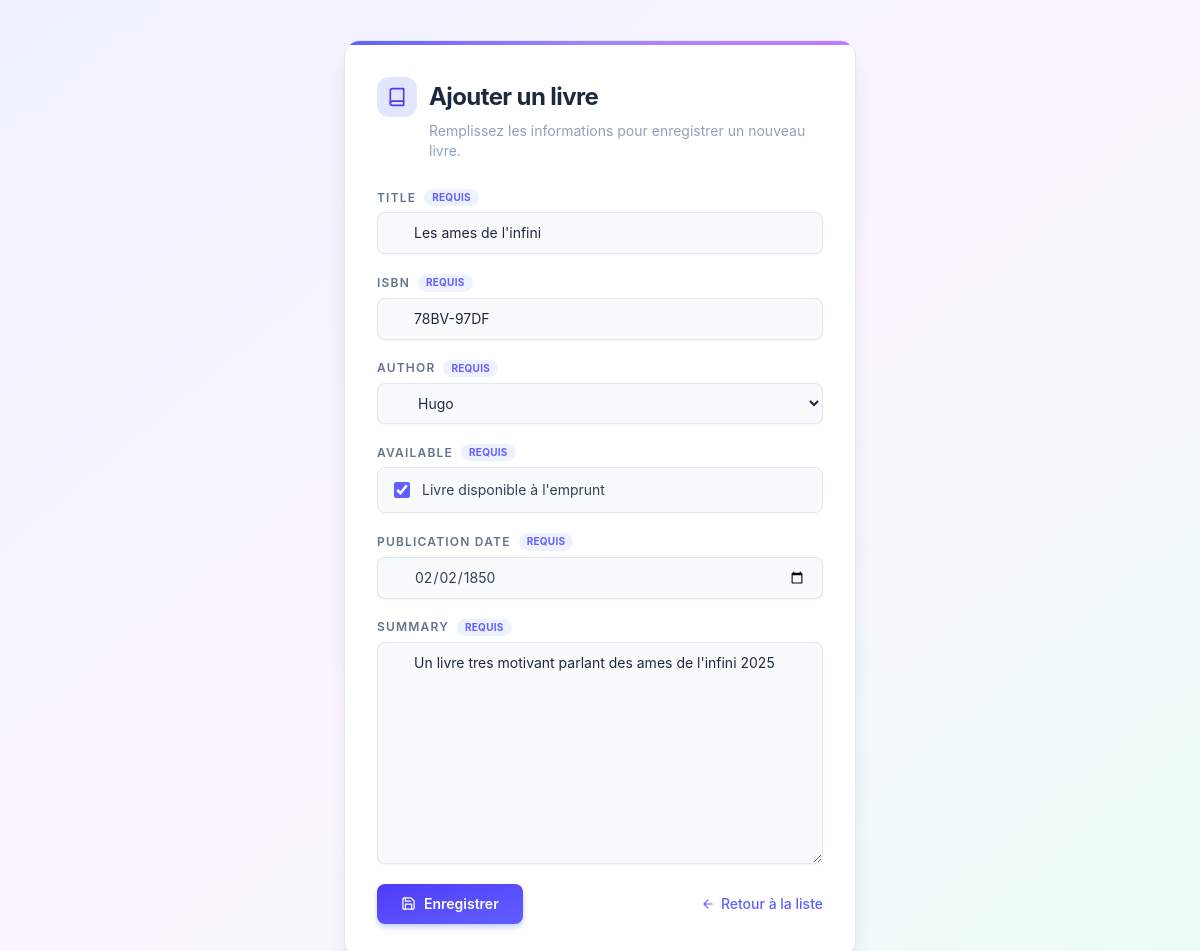
Page /books/update/1/ on the earlier database version.
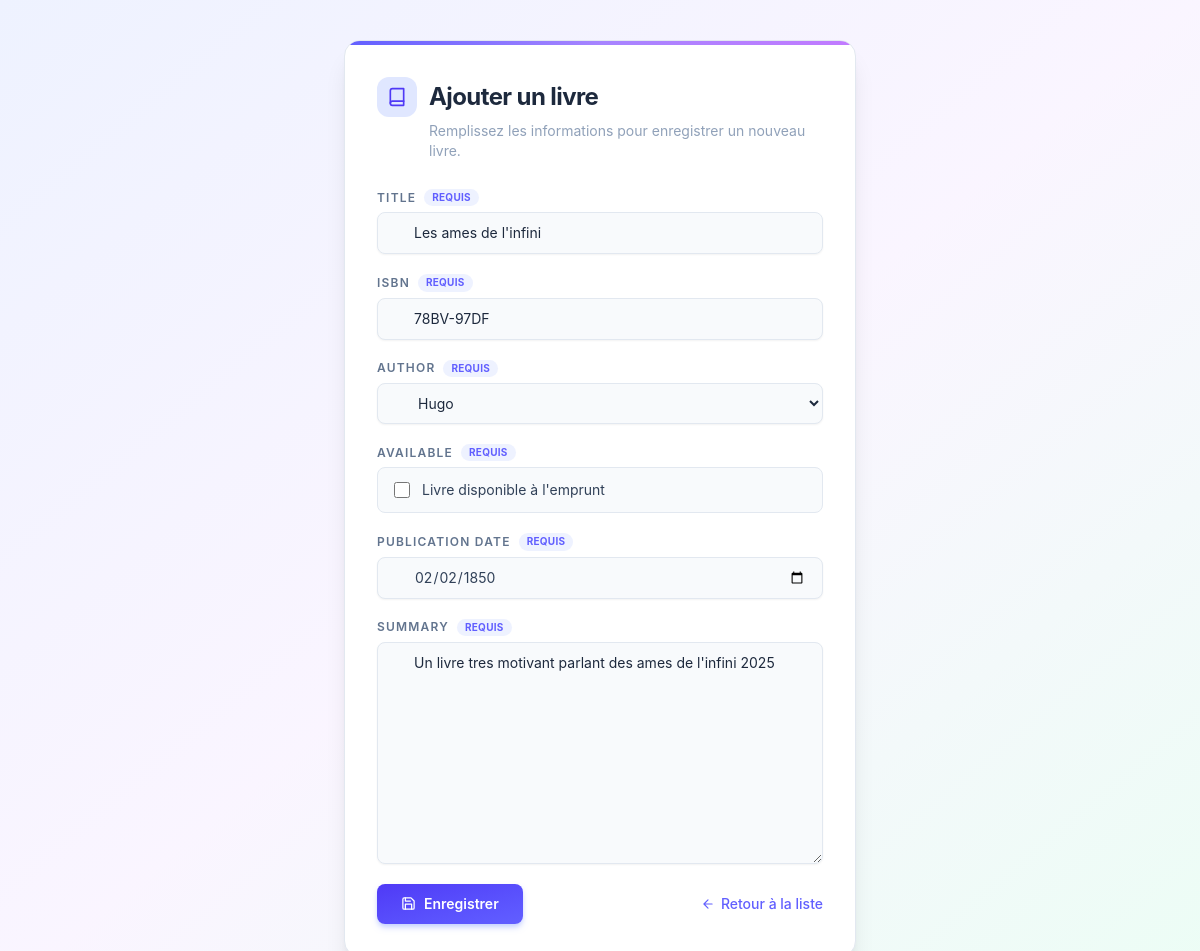
Same page on the later database version.
### core/models.py (models this page shows, shortened)
class Book(models.Model):
    title = models.CharField(max_length=50)
    subtitle = models.CharField(max_length=50)
    isbn = models.CharField(unique=True, max_length=50)
    language = models.CharField(max_length=50)
    genre = models.CharField(max_length=50)
    num_pages = models.PositiveIntegerField()
    publication_date = models.DateField()
    available = models.BooleanField(default=True)
    author = models.ForeignKey("author", on_delete=models.SET_NULL, null=True)
    summary = models.TextField(null=True, blank=True)
    class Meta:
        verbose_name = "Book"
        verbose_name_plural = "Books"

### core/views.py (the view)
# urls.py: path('books/update/<int:pk>/', views.book_update, name="update_book"),
def book_update(request, pk):
    book = get_object_or_404(models.Book,id=pk)
    if (request.method == "POST"):
        form = CreateBookForm(request.POST, instance = book)
        if(form.is_valid()):
            form.save()
            return redirect("get_all_books")
    else:
        form = CreateBookForm(instance = book)
    return render(request,"core/create_form.html",{"form": form})

### core/models.py (called while the page is built)
    def __str__(self):
        return self.name

### core/templates/core/create_form.html (shortened to what this page needs)
{% load tailwind_tags %}
{% tailwind_css %}
  <body class="min-h-screen flex items-center justify-center bg-gradient-to-br from-indigo-50 via-purple-50 to-emerald-50 px-4 py-10 font-[Inter,ui-sans-serif,system-ui,sans-serif]">
    <div class="w-full max-w-lg bg-white rounded-2xl shadow-xl border border-slate-200 overflow-hidden">
      <div class="h-1 w-full bg-gradient-to-r from-indigo-500 via-violet-400 to-purple-400"></div>
      <div class="px-8 py-8">
        <div class="mb-7">
          <div class="flex items-center gap-3 mb-1">
            <span class="inline-flex items-center justify-center w-10 h-10 rounded-xl bg-indigo-100 text-indigo-600 shrink-0">
            </span>
            <h1 class="text-2xl font-bold tracking-tight text-slate-800">Ajouter un livre</h1>
          </div>
          <p class="text-sm text-slate-400 ml-13">Remplissez les informations pour enregistrer un nouveau livre.</p>
        </div>
        <form action="#" method="post" novalidate class="space-y-5">
            {% for field in form %}
                <div class="flex flex-col gap-1.5">
                  <label for="title" class="flex items-center gap-2 text-xs font-semibold uppercase tracking-widest text-slate-500">
                    {{ field.label}}
                    <span class="text-[10px] font-bold text-indigo-500 bg-indigo-50 rounded-full px-2 py-0.5 tracking-wide">Requis</span>
                  </label>
                  <div class="relative">
                    {% if field == form.available %}
                      <label for="available" class="flex items-center gap-3 px-4 py-3 bg-slate-50 border border-slate-200 rounded-lg cursor-pointer transition hover:border-indigo-300 hover:bg-indigo-50 select-none">
                      {{field}}<span class="text-sm text-slate-700">Livre disponible à l'emprunt</span>
                      </label>
                    {% else %}
                      {{field}}
                    {% endif %}
                  </div>
                </div>
            {% endfor %}
            <div class="flex items-center justify-between gap-4">
              <button
                type="submit"
                class="inline-flex items-center gap-2 px-6 py-2.5 bg-gradient-to-br from-indigo-600 to-indigo-500 hover:from-indigo-700 hover:to-indigo-600 text-white text-sm font-semibold rounded-lg shadow-md shadow-indigo-200 transition hover:-translate-y-0.5 hover:shadow-lg hover:shadow-indigo-200 active:translate-y-0 active:shadow-sm cursor-pointer"
              >
                Enregistrer
              </button>
              <a
                href="#"
                class="inline-flex items-center gap-1.5 text-sm font-medium text-indigo-500 hover:text-indigo-700 transition-all hover:gap-2.5"
              >
                <svg width="14" height="14" viewBox="0 0 24 24" fill="none" xmlns="http://www.w3.org/2000/svg">
                  <path d="M19 12H5M12 5l-7 7 7 7" stroke="currentColor" stroke-width="2" stroke-linecap="round" stroke-linejoin="round"/>
                </svg>
                Retour à la liste
              </a>
            </div>
        </form>
      </div>
    </div>
  </body>

Differences in the rows shown:
changed Book "Les ames de l'infini": available "☑" → "☐"
